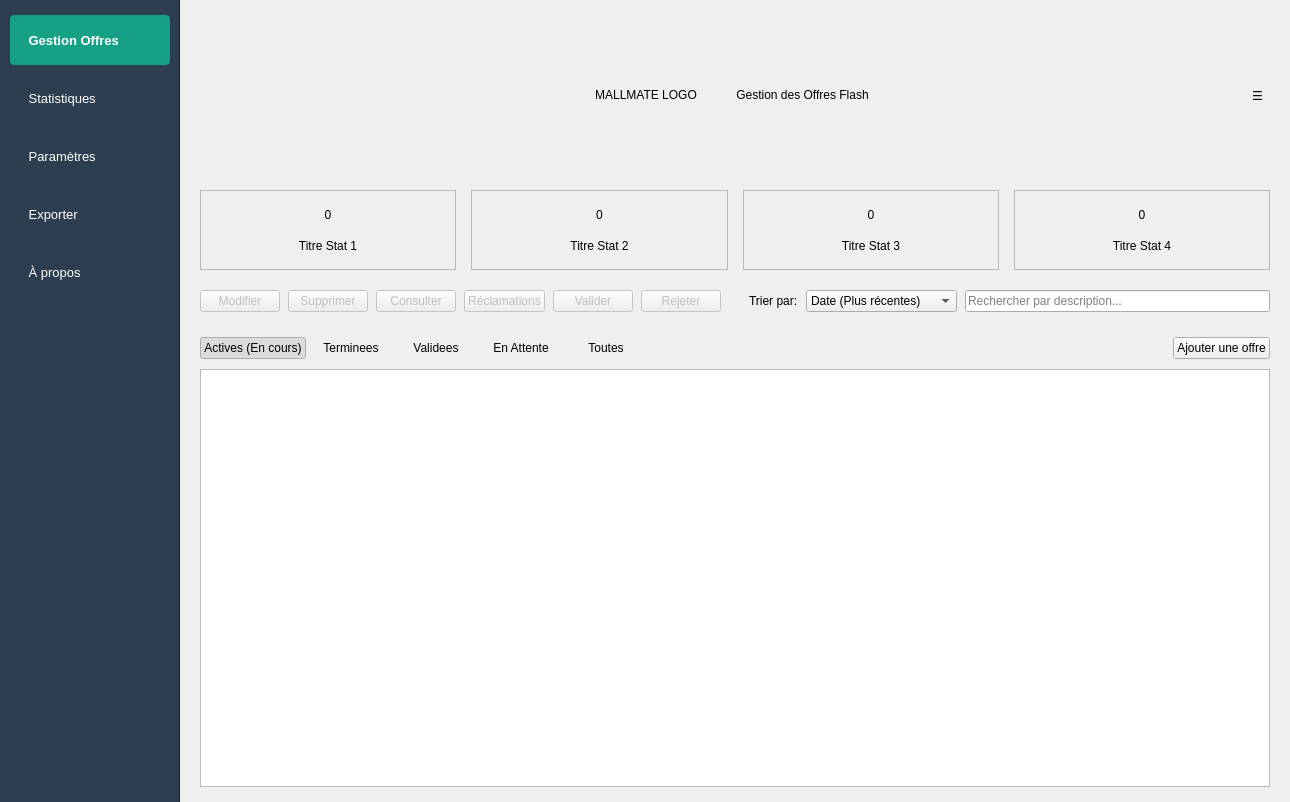
<?xml version="1.0" encoding="UTF-8"?>
<ui version="4.0">
 <class>OffresFlashScreen</class>
 <widget class="QWidget" name="OffresFlashScreen">
  <property name="geometry">
   <rect>
    <x>0</x>
    <y>0</y>
    <width>1290</width>
    <height>802</height>
   </rect>
  </property>
  <property name="windowTitle">
   <string>Gestion des Offres Flash</string>
  </property>
  <layout class="QHBoxLayout" name="mainHorizontalLayout" stretch="0,1">
   <property name="spacing">
    <number>0</number>
   </property>
   <property name="leftMargin">
    <number>0</number>
   </property>
   <property name="topMargin">
    <number>0</number>
   </property>
   <property name="rightMargin">
    <number>0</number>
   </property>
   <property name="bottomMargin">
    <number>0</number>
   </property>
   <item>
    <widget class="QWidget" name="sidebarWidget">
     <property name="minimumSize">
      <size>
       <width>180</width>
       <height>0</height>
      </size>
     </property>
     <property name="maximumSize">
      <size>
       <width>180</width>
       <height>16777215</height>
      </size>
     </property>
     <property name="styleSheet">
      <string notr="true">/* Style for the sidebar background */
QWidget#sidebarWidget {
  background-color: #2c3e50; /* Example dark blue-grey */
  border-right: 1px solid #1a252f; /* Optional subtle border */
}

/* Style for buttons within the sidebar */
QWidget#sidebarWidget QPushButton {
  color: white;
  background-color: transparent; /* Make background transparent */
  border: none; /* No border */
  padding: 10px 15px; /* Vertical and horizontal padding */
  text-align: left; /* Align text to the left */
  font-size: 10pt; /* Adjust font size */
  min-height: 30px; /* Ensure minimum height */
  border-radius: 4px; /* Slightly rounded corners */
  icon-size: 18px 18px; /* Adjust icon size */
}

QWidget#sidebarWidget QPushButton:hover {
  background-color: #34495e; /* Slightly lighter on hover */
}

QWidget#sidebarWidget QPushButton:pressed {
  background-color: #1abc9c; /* Example press color (teal) */
}

/* Style for the currently active/selected button */
/* This requires setting the 'checked' property to true in C++ */
QWidget#sidebarWidget QPushButton:checked {
  background-color: #16a085; /* Darker teal for selected */
  font-weight: bold;
}
</string>
     </property>
     <layout class="QVBoxLayout" name="sidebarLayout">
      <property name="spacing">
       <number>8</number>
      </property>
      <property name="leftMargin">
       <number>10</number>
      </property>
      <property name="topMargin">
       <number>15</number>
      </property>
      <property name="rightMargin">
       <number>10</number>
      </property>
      <property name="bottomMargin">
       <number>15</number>
      </property>
      <item>
       <widget class="QPushButton" name="sidebarButtonOffers">
        <property name="toolTip">
         <string>Gérer les offres flash</string>
        </property>
        <property name="text">
         <string> Gestion Offres</string>
        </property>
        <property name="icon">
         <iconset resource="resources.qrc">
          <normaloff>:/icons/tag.png</normaloff>:/icons/tag.png</iconset>
        </property>
        <property name="checkable">
         <bool>true</bool>
        </property>
        <property name="checked">
         <bool>true</bool>
        </property>
        <property name="flat">
         <bool>true</bool>
        </property>
       </widget>
      </item>
      <item>
       <widget class="QPushButton" name="sidebarButtonStats">
        <property name="toolTip">
         <string>Afficher les statistiques</string>
        </property>
        <property name="text">
         <string> Statistiques</string>
        </property>
        <property name="icon">
         <iconset resource="resources.qrc">
          <normaloff>:/icons/stats.png</normaloff>:/icons/stats.png</iconset>
        </property>
        <property name="checkable">
         <bool>true</bool>
        </property>
        <property name="flat">
         <bool>true</bool>
        </property>
       </widget>
      </item>
      <item>
       <widget class="QPushButton" name="sidebarButtonSettings">
        <property name="toolTip">
         <string>Ouvrir les paramètres</string>
        </property>
        <property name="text">
         <string> Paramètres</string>
        </property>
        <property name="icon">
         <iconset resource="resources.qrc">
          <normaloff>:/icons/settings.png</normaloff>:/icons/settings.png</iconset>
        </property>
        <property name="checkable">
         <bool>true</bool>
        </property>
        <property name="flat">
         <bool>true</bool>
        </property>
       </widget>
      </item>
      <item>
       <widget class="QPushButton" name="sidebarButtonExport">
        <property name="toolTip">
         <string>Exporter les données en CSV</string>
        </property>
        <property name="text">
         <string> Exporter</string>
        </property>
        <property name="icon">
         <iconset resource="resources.qrc">
          <normaloff>:/icons/excel.png</normaloff>:/icons/excel.png</iconset>
        </property>
        <property name="checkable">
         <bool>false</bool>
        </property>
        <property name="flat">
         <bool>true</bool>
        </property>
       </widget>
      </item>
      <item>
       <widget class="QPushButton" name="sidebarButtonAbout">
        <property name="toolTip">
         <string>Afficher les informations 'À propos'</string>
        </property>
        <property name="text">
         <string> À propos</string>
        </property>
        <property name="icon">
         <iconset resource="resources.qrc">
          <normaloff>:/icons/info.png</normaloff>:/icons/info.png</iconset>
        </property>
        <property name="checkable">
         <bool>false</bool>
        </property>
        <property name="flat">
         <bool>true</bool>
        </property>
       </widget>
      </item>
      <item>
       <spacer name="sidebarVerticalSpacer">
        <property name="orientation">
         <enum>Qt::Orientation::Vertical</enum>
        </property>
        <property name="sizeHint" stdset="0">
         <size>
          <width>20</width>
          <height>40</height>
         </size>
        </property>
       </spacer>
      </item>
     </layout>
    </widget>
   </item>
   <item>
    <widget class="QStackedWidget" name="contentStackedWidget">
     <property name="currentIndex">
      <number>0</number>
     </property>
     <widget class="QWidget" name="offreManagementPage">
      <layout class="QVBoxLayout" name="mainLayout" stretch="0,0,0,1">
       <property name="spacing">
        <number>15</number>
       </property>
       <property name="leftMargin">
        <number>20</number>
       </property>
       <property name="topMargin">
        <number>15</number>
       </property>
       <property name="rightMargin">
        <number>20</number>
       </property>
       <property name="bottomMargin">
        <number>15</number>
       </property>
       <item>
        <widget class="QWidget" name="topBarWidget" native="true">
         <layout class="QHBoxLayout" name="topBarLayout">
          <property name="spacing">
           <number>10</number>
          </property>
          <property name="leftMargin">
           <number>0</number>
          </property>
          <property name="topMargin">
           <number>0</number>
          </property>
          <property name="rightMargin">
           <number>0</number>
          </property>
          <property name="bottomMargin">
           <number>0</number>
          </property>
          <item>
           <spacer name="horizontalSpacer_1">
            <property name="orientation">
             <enum>Qt::Orientation::Horizontal</enum>
            </property>
            <property name="sizeHint" stdset="0">
             <size>
              <width>40</width>
              <height>20</height>
             </size>
            </property>
           </spacer>
          </item>
          <item>
           <widget class="QLabel" name="topLogoLabel">
            <property name="minimumSize">
             <size>
              <width>160</width>
              <height>160</height>
             </size>
            </property>
            <property name="text">
             <string>MALLMATE LOGO</string>
            </property>
            <property name="alignment">
             <set>Qt::AlignmentFlag::AlignCenter</set>
            </property>
           </widget>
          </item>
          <item>
           <widget class="QLabel" name="screenTitleLabel">
            <property name="text">
             <string>Gestion des Offres Flash</string>
            </property>
            <property name="alignment">
             <set>Qt::AlignmentFlag::AlignCenter</set>
            </property>
           </widget>
          </item>
          <item>
           <spacer name="horizontalSpacer_2">
            <property name="orientation">
             <enum>Qt::Orientation::Horizontal</enum>
            </property>
            <property name="sizeHint" stdset="0">
             <size>
              <width>40</width>
              <height>20</height>
             </size>
            </property>
           </spacer>
          </item>
          <item>
           <widget class="QToolButton" name="topMenuButton">
            <property name="toolTip">
             <string>Menu</string>
            </property>
            <property name="text">
             <string>☰</string>
            </property>
            <property name="iconSize">
             <size>
              <width>24</width>
              <height>24</height>
             </size>
            </property>
            <property name="autoRaise">
             <bool>true</bool>
            </property>
           </widget>
          </item>
         </layout>
        </widget>
       </item>
       <item>
        <widget class="QWidget" name="statsBarWidget" native="true">
         <layout class="QHBoxLayout" name="statsBarLayout">
          <property name="spacing">
           <number>15</number>
          </property>
          <property name="leftMargin">
           <number>0</number>
          </property>
          <property name="topMargin">
           <number>0</number>
          </property>
          <property name="rightMargin">
           <number>0</number>
          </property>
          <property name="bottomMargin">
           <number>0</number>
          </property>
          <item>
           <widget class="QFrame" name="statsCard1">
            <property name="minimumSize">
             <size>
              <width>0</width>
              <height>80</height>
             </size>
            </property>
            <property name="sizePolicy">
             <sizepolicy hsizetype="Preferred" vsizetype="Preferred">
              <horstretch>0</horstretch>
              <verstretch>0</verstretch>
             </sizepolicy>
            </property>
            <property name="frameShape">
             <enum>QFrame::Shape::StyledPanel</enum>
            </property>
            <property name="frameShadow">
             <enum>QFrame::Shadow::Raised</enum>
            </property>
            <layout class="QVBoxLayout" name="statsCardLayout1">
             <property name="spacing">
              <number>5</number>
             </property>
             <property name="leftMargin">
              <number>10</number>
             </property>
             <property name="topMargin">
              <number>10</number>
             </property>
             <property name="rightMargin">
              <number>10</number>
             </property>
             <property name="bottomMargin">
              <number>10</number>
             </property>
             <item>
              <widget class="QLabel" name="statValueLabel1">
               <property name="text">
                <string>0</string>
               </property>
               <property name="alignment">
                <set>Qt::AlignmentFlag::AlignCenter</set>
               </property>
               <property name="objectName">
                <string>statValueLabel1</string>
               </property>
              </widget>
             </item>
             <item>
              <widget class="QLabel" name="statTitleLabel1">
               <property name="text">
                <string>Titre Stat 1</string>
               </property>
               <property name="alignment">
                <set>Qt::AlignmentFlag::AlignCenter</set>
               </property>
               <property name="objectName">
                <string>statTitleLabel1</string>
               </property>
              </widget>
             </item>
            </layout>
           </widget>
          </item>
          <item>
           <widget class="QFrame" name="statsCard2">
            <property name="minimumSize">
             <size>
              <width>0</width>
              <height>80</height>
             </size>
            </property>
            <property name="sizePolicy">
             <sizepolicy hsizetype="Preferred" vsizetype="Preferred">
              <horstretch>0</horstretch>
              <verstretch>0</verstretch>
             </sizepolicy>
            </property>
            <property name="frameShape">
             <enum>QFrame::Shape::StyledPanel</enum>
            </property>
            <property name="frameShadow">
             <enum>QFrame::Shadow::Raised</enum>
            </property>
            <layout class="QVBoxLayout" name="statsCardLayout2">
             <property name="spacing">
              <number>5</number>
             </property>
             <property name="leftMargin">
              <number>10</number>
             </property>
             <property name="topMargin">
              <number>10</number>
             </property>
             <property name="rightMargin">
              <number>10</number>
             </property>
             <property name="bottomMargin">
              <number>10</number>
             </property>
             <item>
              <widget class="QLabel" name="statValueLabel2">
               <property name="text">
                <string>0</string>
               </property>
               <property name="alignment">
                <set>Qt::AlignmentFlag::AlignCenter</set>
               </property>
               <property name="objectName">
                <string>statValueLabel2</string>
               </property>
              </widget>
             </item>
             <item>
              <widget class="QLabel" name="statTitleLabel2">
               <property name="text">
                <string>Titre Stat 2</string>
               </property>
               <property name="alignment">
                <set>Qt::AlignmentFlag::AlignCenter</set>
               </property>
               <property name="objectName">
                <string>statTitleLabel2</string>
               </property>
              </widget>
             </item>
            </layout>
           </widget>
          </item>
          <item>
           <widget class="QFrame" name="statsCard3">
            <property name="minimumSize">
             <size>
              <width>0</width>
              <height>80</height>
             </size>
            </property>
            <property name="sizePolicy">
             <sizepolicy hsizetype="Preferred" vsizetype="Preferred">
              <horstretch>0</horstretch>
              <verstretch>0</verstretch>
             </sizepolicy>
            </property>
            <property name="frameShape">
             <enum>QFrame::Shape::StyledPanel</enum>
            </property>
            <property name="frameShadow">
             <enum>QFrame::Shadow::Raised</enum>
            </property>
            <layout class="QVBoxLayout" name="statsCardLayout3">
             <property name="spacing">
              <number>5</number>
             </property>
             <property name="leftMargin">
              <number>10</number>
             </property>
             <property name="topMargin">
              <number>10</number>
             </property>
             <property name="rightMargin">
              <number>10</number>
             </property>
             <property name="bottomMargin">
              <number>10</number>
             </property>
             <item>
              <widget class="QLabel" name="statValueLabel3">
               <property name="text">
                <string>0</string>
               </property>
               <property name="alignment">
                <set>Qt::AlignmentFlag::AlignCenter</set>
               </property>
               <property name="objectName">
                <string>statValueLabel3</string>
               </property>
              </widget>
             </item>
             <item>
              <widget class="QLabel" name="statTitleLabel3">
               <property name="text">
                <string>Titre Stat 3</string>
               </property>
               <property name="alignment">
                <set>Qt::AlignmentFlag::AlignCenter</set>
               </property>
               <property name="objectName">
                <string>statTitleLabel3</string>
               </property>
              </widget>
             </item>
            </layout>
           </widget>
          </item>
          <item>
           <widget class="QFrame" name="statsCard4">
            <property name="minimumSize">
             <size>
              <width>0</width>
              <height>80</height>
             </size>
            </property>
            <property name="sizePolicy">
             <sizepolicy hsizetype="Preferred" vsizetype="Preferred">
              <horstretch>0</horstretch>
              <verstretch>0</verstretch>
             </sizepolicy>
            </property>
            <property name="frameShape">
             <enum>QFrame::Shape::StyledPanel</enum>
            </property>
            <property name="frameShadow">
             <enum>QFrame::Shadow::Raised</enum>
            </property>
            <layout class="QVBoxLayout" name="statsCardLayout4">
             <property name="spacing">
              <number>5</number>
             </property>
             <property name="leftMargin">
              <number>10</number>
             </property>
             <property name="topMargin">
              <number>10</number>
             </property>
             <property name="rightMargin">
              <number>10</number>
             </property>
             <property name="bottomMargin">
              <number>10</number>
             </property>
             <item>
              <widget class="QLabel" name="statValueLabel4">
               <property name="text">
                <string>0</string>
               </property>
               <property name="alignment">
                <set>Qt::AlignmentFlag::AlignCenter</set>
               </property>
               <property name="objectName">
                <string>statValueLabel4</string>
               </property>
              </widget>
             </item>
             <item>
              <widget class="QLabel" name="statTitleLabel4">
               <property name="text">
                <string>Titre Stat 4</string>
               </property>
               <property name="alignment">
                <set>Qt::AlignmentFlag::AlignCenter</set>
               </property>
               <property name="objectName">
                <string>statTitleLabel4</string>
               </property>
              </widget>
             </item>
            </layout>
           </widget>
          </item>
         </layout>
        </widget>
       </item>
       <item>
        <widget class="QWidget" name="actionBarWidget" native="true">
         <layout class="QHBoxLayout" name="actionBarLayout" stretch="0,0,0,0,0,0,0,0,0,1">
          <property name="spacing">
           <number>8</number>
          </property>
          <property name="leftMargin">
           <number>0</number>
          </property>
          <property name="topMargin">
           <number>5</number>
          </property>
          <property name="rightMargin">
           <number>0</number>
          </property>
          <property name="bottomMargin">
           <number>5</number>
          </property>
          <item>
           <widget class="QPushButton" name="actionButtonModify">
            <property name="enabled">
             <bool>false</bool>
            </property>
            <property name="toolTip">
             <string>Modifier l'offre sélectionnée</string>
            </property>
            <property name="text">
             <string>Modifier</string>
            </property>
           </widget>
          </item>
          <item>
           <widget class="QPushButton" name="actionButtonDelete">
            <property name="enabled">
             <bool>false</bool>
            </property>
            <property name="toolTip">
             <string>Supprimer l'offre sélectionnée</string>
            </property>
            <property name="text">
             <string>Supprimer</string>
            </property>
           </widget>
          </item>
          <item>
           <widget class="QPushButton" name="actionButtonConsult">
            <property name="enabled">
             <bool>false</bool>
            </property>
            <property name="toolTip">
             <string>Consulter les détails de l'offre sélectionnée</string>
            </property>
            <property name="text">
             <string>Consulter</string>
            </property>
           </widget>
          </item>
          <item>
           <widget class="QPushButton" name="actionButtonViewClaims">
            <property name="enabled">
             <bool>false</bool>
            </property>
            <property name="toolTip">
             <string>Voir les réclamations pour l'offre sélectionnée</string>
            </property>
            <property name="text">
             <string>Réclamations</string>
            </property>
           </widget>
          </item>
          <item>
           <widget class="QPushButton" name="actionButtonValidate">
            <property name="enabled">
             <bool>false</bool>
            </property>
            <property name="toolTip">
             <string>Valider l'offre sélectionnée (en attente)</string>
            </property>
            <property name="text">
             <string>Valider</string>
            </property>
           </widget>
          </item>
          <item>
           <widget class="QPushButton" name="actionButtonReject">
            <property name="enabled">
             <bool>false</bool>
            </property>
            <property name="toolTip">
             <string>Rejeter l'offre sélectionnée (en attente)</string>
            </property>
            <property name="text">
             <string>Rejeter</string>
            </property>
           </widget>
          </item>
          <item>
           <spacer name="horizontalSpacer_3">
            <property name="orientation">
             <enum>Qt::Orientation::Horizontal</enum>
            </property>
            <property name="sizeType">
             <enum>QSizePolicy::Policy::Minimum</enum>
            </property>
            <property name="sizeHint" stdset="0">
             <size>
              <width>20</width>
              <height>20</height>
             </size>
            </property>
           </spacer>
          </item>
          <item>
           <widget class="QLabel" name="actionBarSortLabel">
            <property name="text">
             <string>Trier par:</string>
            </property>
           </widget>
          </item>
          <item>
           <widget class="QComboBox" name="actionBarSortComboBox">
            <property name="toolTip">
             <string>Choisir l'ordre de tri des offres</string>
            </property>
            <item>
             <property name="text">
              <string>Date (Plus récentes)</string>
             </property>
            </item>
            <item>
             <property name="text">
              <string>Date (Plus anciennes)</string>
             </property>
            </item>
            <item>
             <property name="text">
              <string>Description (A-Z)</string>
             </property>
            </item>
           </widget>
          </item>
          <item>
           <widget class="QLineEdit" name="actionBarSearchEdit">
            <property name="minimumSize">
             <size>
              <width>250</width>
              <height>0</height>
             </size>
            </property>
            <property name="placeholderText">
             <string>Rechercher par description...</string>
            </property>
            <property name="clearButtonEnabled">
             <bool>true</bool>
            </property>
           </widget>
          </item>
         </layout>
        </widget>
       </item>
       <item>
        <widget class="QStackedWidget" name="centralStackedWidget">
         <property name="currentIndex">
          <number>1</number> </property>
         <widget class="QWidget" name="formPage">
          <layout class="QVBoxLayout" name="formPageInternalLayout">
           <property name="leftMargin">
            <number>0</number>
           </property>
           <property name="topMargin">
            <number>0</number>
           </property>
           <property name="rightMargin">
            <number>0</number>
           </property>
           <property name="bottomMargin">
            <number>0</number>
           </property>
           <item>
            <widget class="QFrame" name="formFrame">
             <property name="frameShape">
              <enum>QFrame::Shape::StyledPanel</enum>
             </property>
             <property name="frameShadow">
              <enum>QFrame::Shadow::Raised</enum>
             </property>
             <layout class="QVBoxLayout" name="formContainerLayout">
              <property name="spacing">
               <number>15</number>
              </property>
              <property name="leftMargin">
               <number>20</number>
              </property>
              <property name="topMargin">
               <number>20</number>
              </property>
              <property name="rightMargin">
               <number>20</number>
              </property>
              <property name="bottomMargin">
               <number>20</number>
              </property>
              <item>
               <widget class="QLabel" name="formTitleLabel">
                <property name="text">
                 <string>Ajouter / Modifier une offre</string>
                </property>
               </widget>
              </item>
              <item>
               <layout class="QFormLayout" name="formLayout">
                <property name="labelAlignment">
                 <set>Qt::AlignmentFlag::AlignRight|Qt::AlignmentFlag::AlignTrailing|Qt::AlignmentFlag::AlignVCenter</set>
                </property>
                <property name="horizontalSpacing">
                 <number>10</number>
                </property>
                <property name="verticalSpacing">
                 <number>10</number>
                </property>
                <item row="0" column="0">
                 <widget class="QLabel" name="formDescLabel">
                  <property name="text">
                   <string>Description:</string>
                  </property>
                 </widget>
                </item>
                <item row="0" column="1">
                 <layout class="QHBoxLayout" name="descLayout">
                  <property name="spacing">
                   <number>5</number>
                  </property>
                  <property name="leftMargin">
                   <number>0</number>
                  </property>
                  <property name="topMargin">
                   <number>0</number>
                  </property>
                  <property name="rightMargin">
                   <number>0</number>
                  </property>
                  <property name="bottomMargin">
                   <number>0</number>
                  </property>
                  <item>
                   <widget class="QLineEdit" name="formDescriptionEdit"/>
                  </item>
                  <item>
                   <widget class="QPushButton" name="formSuggestDescButton">
                    <property name="cursor">
                     <cursorShape>PointingHandCursor</cursorShape>
                    </property>
                    <property name="toolTip">
                     <string>Suggérer une description (IA)</string>
                    </property>
                    <property name="icon">
                     <iconset resource="resources.qrc">
                      <normaloff>:/icons/smart_toy_24dp_E3E3E3_FILL0_wght400_GRAD0_opsz24.png</normaloff>:/icons/smart_toy_24dp_E3E3E3_FILL0_wght400_GRAD0_opsz24.png</iconset>
                    </property>
                    <property name="iconSize">
                     <size>
                      <width>20</width>
                      <height>20</height>
                     </size>
                    </property>
                    <property name="flat">
                     <bool>true</bool>
                    </property>
                   </widget>
                  </item>
                 </layout>
                </item>
                <item row="1" column="0">
                 <widget class="QLabel" name="formReducLabel">
                  <property name="text">
                   <string>Reduction / Prix:</string>
                  </property>
                 </widget>
                </item>
                <item row="1" column="1">
                 <widget class="QLineEdit" name="formDiscountEdit">
                  <property name="placeholderText">
                   <string>Ex: 25% ou 9.99</string>
                  </property>
                 </widget>
                </item>
                <item row="2" column="0">
                 <widget class="QLabel" name="formQuantiteLabel">
                  <property name="text">
                   <string>Quantite Limitee:</string>
                  </property>
                 </widget>
                </item>
                <item row="2" column="1">
                 <widget class="QLineEdit" name="formQuantityEdit">
                  <property name="placeholderText">
                   <string>0 ou vide si illimitee</string>
                  </property>
                 </widget>
                </item>
                <item row="3" column="0">
                 <widget class="QLabel" name="formStoreLabel">
                  <property name="text">
                   <string>Magasin:</string>
                  </property>
                 </widget>
                </item>
                <item row="3" column="1">
                 <widget class="QComboBox" name="formStoreComboBox">
                  <item>
                   <property name="text">
                    <string>Choisir un magasin...</string>
                   </property>
                  </item>
                 </widget>
                </item>
                <item row="4" column="0">
                 <widget class="QLabel" name="formStartDateLabel">
                  <property name="text">
                   <string>Debut:</string>
                  </property>
                 </widget>
                </item>
                <item row="4" column="1">
                 <widget class="QDateTimeEdit" name="formStartDateEdit">
                  <property name="displayFormat">
                   <string>dd/MM/yyyy hh:mm</string>
                  </property>
                  <property name="calendarPopup">
                   <bool>true</bool>
                  </property>
                 </widget>
                </item>
                <item row="5" column="0">
                 <widget class="QLabel" name="formEndDateLabel">
                  <property name="text">
                   <string>Fin:</string>
                  </property>
                 </widget>
                </item>
                <item row="5" column="1">
                 <widget class="QDateTimeEdit" name="formEndDateEdit">
                  <property name="displayFormat">
                   <string>dd/MM/yyyy hh:mm</string>
                  </property>
                  <property name="calendarPopup">
                   <bool>true</bool>
                  </property>
                 </widget>
                </item>
               </layout>
              </item>
              <item>
               <layout class="QHBoxLayout" name="formButtonLayout">
                <item>
                 <widget class="QPushButton" name="formSuggestButton">
                  <property name="toolTip">
                   <string>Suggérer des paramètres ou prédire la performance (IA)</string>
                  </property>
                  <property name="text">
                   <string>Suggestion IA</string>
                  </property>
                 </widget>
                </item>
                <item>
                 <spacer name="horizontalSpacer_4">
                  <property name="orientation">
                   <enum>Qt::Orientation::Horizontal</enum>
                  </property>
                  <property name="sizeHint" stdset="0">
                   <size>
                    <width>40</width>
                    <height>20</height>
                   </size>
                  </property>
                 </spacer>
                </item>
                <item>
                 <widget class="QPushButton" name="formSubmitButton">
                  <property name="text">
                   <string>Enregistrer</string>
                  </property>
                  <property name="default">
                   <bool>true</bool>
                  </property>
                 </widget>
                </item>
                <item>
                 <widget class="QPushButton" name="formCancelButton">
                  <property name="text">
                   <string>Annuler</string>
                  </property>
                 </widget>
                </item>
               </layout>
              </item>
              <item alignment="Qt::AlignmentFlag::AlignHCenter">
               <widget class="QPushButton" name="formShowListButton">
                <property name="text">
                 <string>Voir la liste des offres</string>
                </property>
                <property name="flat">
                 <bool>true</bool>
                </property>
               </widget>
              </item>
              <item>
               <spacer name="verticalSpacer">
                <property name="orientation">
                 <enum>Qt::Orientation::Vertical</enum>
                </property>
                <property name="sizeType">
                 <enum>QSizePolicy::Policy::Expanding</enum>
                </property>
                <property name="sizeHint" stdset="0">
                 <size>
                  <width>20</width>
                  <height>40</height>
                 </size>
                </property>
               </spacer>
              </item>
             </layout>
            </widget>
           </item>
          </layout>
         </widget>
         <widget class="QWidget" name="listPage">
          <layout class="QVBoxLayout" name="listAreaLayout" stretch="0,1">
           <property name="spacing">
            <number>10</number>
           </property>
           <property name="leftMargin">
            <number>0</number>
           </property>
           <property name="topMargin">
            <number>0</number>
           </property>
           <property name="rightMargin">
            <number>0</number>
           </property>
           <property name="bottomMargin">
            <number>0</number>
           </property>
           <item>
            <widget class="QWidget" name="listFilterTabsWidget" native="true">
             <layout class="QHBoxLayout" name="filterTabsLayout">
              <property name="spacing">
               <number>5</number>
              </property>
              <property name="leftMargin">
               <number>0</number>
              </property>
              <property name="topMargin">
               <number>5</number>
              </property>
              <property name="rightMargin">
               <number>0</number>
              </property>
              <property name="bottomMargin">
               <number>0</number>
              </property>
              <item>
               <widget class="QPushButton" name="listFilterActiveButton">
                <property name="text">
                 <string>Actives (En cours)</string>
                </property>
                <property name="checkable">
                 <bool>true</bool>
                </property>
                <property name="checked">
                 <bool>true</bool>
                </property>
                <property name="flat">
                 <bool>true</bool>
                </property>
               </widget>
              </item>
              <item>
               <widget class="QPushButton" name="listFilterEndedButton">
                <property name="text">
                 <string>Terminees</string>
                </property>
                <property name="checkable">
                 <bool>true</bool>
                </property>
                <property name="flat">
                 <bool>true</bool>
                </property>
               </widget>
              </item>
              <item>
               <widget class="QPushButton" name="listFilterValidatedButton">
                <property name="text">
                 <string>Validees</string>
                </property>
                <property name="checkable">
                 <bool>true</bool>
                </property>
                <property name="flat">
                 <bool>true</bool>
                </property>
               </widget>
              </item>
              <item>
               <widget class="QPushButton" name="listFilterPendingButton">
                <property name="toolTip">
                 <string>Afficher les offres en attente de validation</string>
                </property>
                <property name="text">
                 <string>En Attente</string>
                </property>
                <property name="checkable">
                 <bool>true</bool>
                </property>
                <property name="flat">
                 <bool>true</bool>
                </property>
               </widget>
              </item>
              <item>
               <widget class="QPushButton" name="listFilterAllButton">
                <property name="toolTip">
                 <string>Afficher toutes les offres</string>
                </property>
                <property name="text">
                 <string>Toutes</string>
                </property>
                <property name="checkable">
                 <bool>true</bool>
                </property>
                <property name="flat">
                 <bool>true</bool>
                </property>
               </widget>
              </item>
              <item>
               <spacer name="horizontalSpacer_5">
                <property name="orientation">
                 <enum>Qt::Orientation::Horizontal</enum>
                </property>
                <property name="sizeHint" stdset="0">
                 <size>
                  <width>40</width>
                  <height>20</height>
                 </size>
                </property>
               </spacer>
              </item>
              <item>
               <widget class="QPushButton" name="listShowFormButton">
                <property name="text">
                 <string>Ajouter une offre</string>
                </property>
               </widget>
              </item>
             </layout>
            </widget>
           </item>
           <item>
            <widget class="QListWidget" name="offersListWidget">
             <property name="horizontalScrollBarPolicy">
              <enum>Qt::ScrollBarPolicy::ScrollBarAlwaysOff</enum>
             </property>
             <property name="alternatingRowColors">
              <bool>false</bool>
             </property>
             <property name="selectionMode">
              <enum>QAbstractItemView::SelectionMode::SingleSelection</enum>
             </property>
             <property name="verticalScrollMode">
              <enum>QAbstractItemView::ScrollMode::ScrollPerPixel</enum>
             </property>
             <property name="spacing">
              <number>2</number>
             </property>
            </widget>
           </item>
          </layout>
         </widget>
        </widget>
       </item>
       </layout>
     </widget>
     <widget class="QWidget" name="statsPage">
      <layout class="QVBoxLayout" name="statsPageLayout">
       <item>
        <widget class="QLabel" name="statsPagePlaceholderLabel">
         <property name="text">
          <string>Statistics Page Content Goes Here</string>
         </property>
         <property name="alignment">
          <set>Qt::AlignCenter</set>
         </property>
        </widget>
       </item>
      </layout>
     </widget>
     <widget class="QWidget" name="settingsPage">
      <layout class="QVBoxLayout" name="settingsPageLayout">
       <item>
        <widget class="QLabel" name="settingsPagePlaceholderLabel">
         <property name="text">
          <string>Settings Page Content Goes Here</string>
         </property>
         <property name="alignment">
          <set>Qt::AlignCenter</set>
         </property>
        </widget>
       </item>
      </layout>
     </widget>
    </widget>
   </item>
  </layout>
 </widget>
 <resources>
  <include location="resources.qrc"/>
 </resources>
 <connections/>
</ui>
